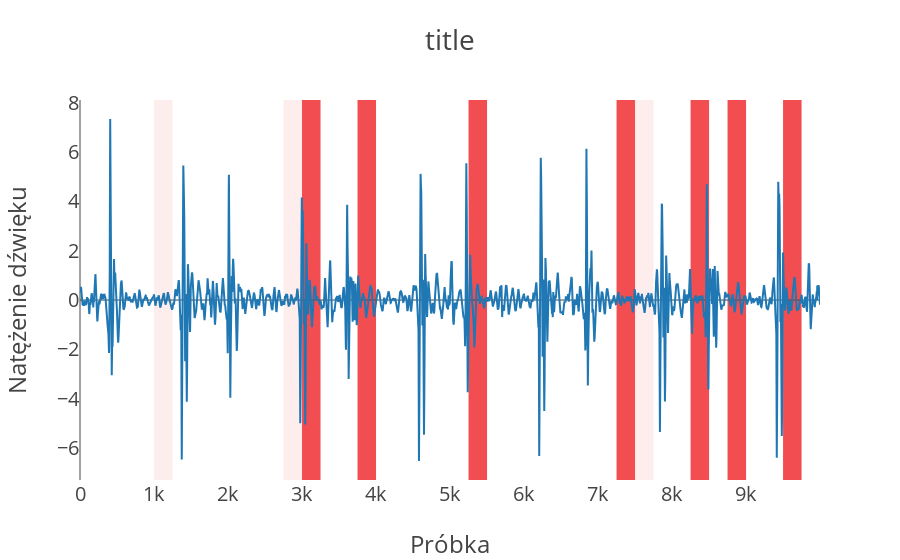

Notebook cell for this chart:
### Code cell
error_idx = 1704
label = test_labels[error_idx]
print("label was: {}".format(label))
explainer = LimeTimeSeriesExplanation(feature_selection='auto', verbose=False)
explanations = explainer.explain_instance(timeseries=test_set[error_idx], num_features=10, training_set=TRAINING_SET[:100],
                                          num_samples=250, num_slices=40,
                                          classifier_fn=lime_lr_predict)

plot_lime_explanation(explanations=explanations, instance=test_set[error_idx])

### Figure 1 — Plotly figure (JSON) as saved in the notebook; plotly's stock layout.template omitted (floating-point values rounded to 4 significant figures; data arrays with more than 128 entries replaced by an {"elided": "..."} marker saying what was removed)
{"data": [{"mode": "lines", "type": "scatter", "uid": "f861daec-eccf-11e8-93df-2816ade465e7", "x": {"elided": "10000 int values"}, "y": {"elided": "10000 float values"}}], "layout": {"font": {"size": 20}, "shapes": [{"fillcolor": "#f24d50", "layer": "below", "line": {"width": 0}, "opacity": 1, "type": "rect", "x0": 7250, "x1": 7500, "xref": "x", "y0": 0, "y1": 1, "yref": "paper"}, {"fillcolor": "#f24d50", "layer": "below", "line": {"width": 0}, "opacity": 1.0, "type": "rect", "x0": 5250, "x1": 5500, "xref": "x", "y0": 0, "y1": 1, "yref": "paper"}, {"fillcolor": "#f24d50", "layer": "below", "line": {"width": 0}, "opacity": 1.0, "type": "rect", "x0": 8750, "x1": 9000, "xref": "x", "y0": 0, "y1": 1, "yref": "paper"}, {"fillcolor": "#f24d50", "layer": "below", "line": {"width": 0}, "opacity": 1.0, "type": "rect", "x0": 8250, "x1": 8500, "xref": "x", "y0": 0, "y1": 1, "yref": "paper"}, {"fillcolor": "#f24d50", "layer": "below", "line": {"width": 0}, "opacity": 1.0, "type": "rect", "x0": 3750, "x1": 4000, "xref": "x", "y0": 0, "y1": 1, "yref": "paper"}, {"fillcolor": "#f24d50", "layer": "below", "line": {"width": 0}, "opacity": 1.0, "type": "rect", "x0": 9500, "x1": 9750, "xref": "x", "y0": 0, "y1": 1, "yref": "paper"}, {"fillcolor": "#f24d50", "layer": "below", "line": {"width": 0}, "opacity": 1.0, "type": "rect", "x0": 3000, "x1": 3250, "xref": "x", "y0": 0, "y1": 1, "yref": "paper"}, {"fillcolor": "#f24d50", "layer": "below", "line": {"width": 0}, "opacity": 0.1, "type": "rect", "x0": 7500, "x1": 7750, "xref": "x", "y0": 0, "y1": 1, "yref": "paper"}, {"fillcolor": "#f24d50", "layer": "below", "line": {"width": 0}, "opacity": 0.1, "type": "rect", "x0": 1000, "x1": 1250, "xref": "x", "y0": 0, "y1": 1, "yref": "paper"}, {"fillcolor": "#f24d50", "layer": "below", "line": {"width": 0}, "opacity": 0.1, "type": "rect", "x0": 2750, "x1": 3000, "xref": "x", "y0": 0, "y1": 1, "yref": "paper"}], "title": "title", "xaxis": {"showgrid": false, "title": "Próbka"}, "yaxis": {"showgrid": false, "title": "Natężenie dźwięku"}}}
